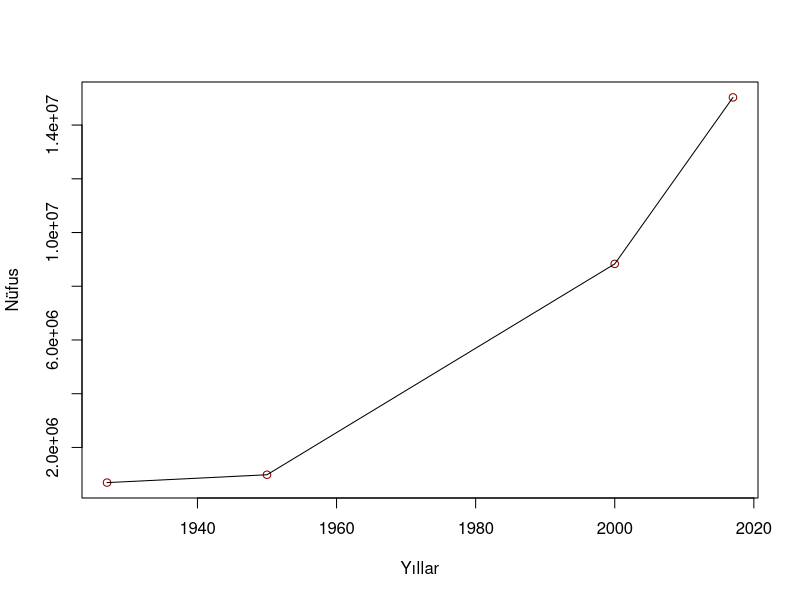

Write R code to recreate this figure.
calculate_annual_growth <- function(year_one,year_two,pop_y1, pop_y2,city) {
  annual_growth <- (((pop_y2 - pop_y1) / pop_y1) * 100) / (year_two-year_one)
  message <- paste("From", year_one, "to", year_two, "the population of", city, "grew by approximately", annual_growth, "% each year.")
  print(message)
  return(annual_growth)
}
# Write your code starting here:
city <- "Cherbourg, France"
pop_y1 <- 691000
pop_y2 <- 15029231
pop_y3 <- 983000
pop_y4 <- 8831800
year_one <- 1927
year_two <- 2017
year_three <- 1950
year_four <- 2000
pop_change <- pop_y2 - pop_y1 
pop_change2 <- pop_y4 - pop_y3 
percentage_gr <- (pop_change-pop_y1) *100
percentage_gr2 <- (pop_change2-pop_y3) *100

pop_list <- list(pop_y1, pop_y3, pop_y4, pop_y2)
year_list <- list(year_one,year_three,year_four,year_two)


annual_gr <- percentage_gr / (year_two - year_one)
annual_gr2 <- percentage_gr2 / (year_four - year_three)
cag <- calculate_annual_growth (year_one,year_two,pop_y1, pop_y2,city)
print (annual_gr)
cag2 = calculate_annual_growth (year_three,year_four,pop_y3, pop_y4,city)
print (annual_gr2)
plot(x = year_list, y = pop_list, xlab = "Yıllar", ylab = "Nüfus",col = "dark red")
lines(x=year_list, y=pop_list)
help("plot")
